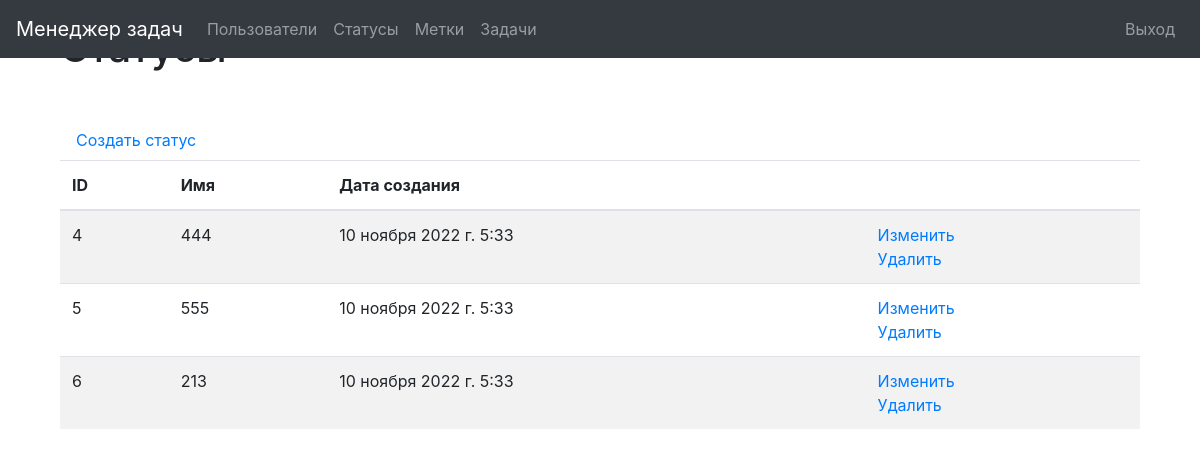
Page /statuses/ (signed in) on the earlier database version.
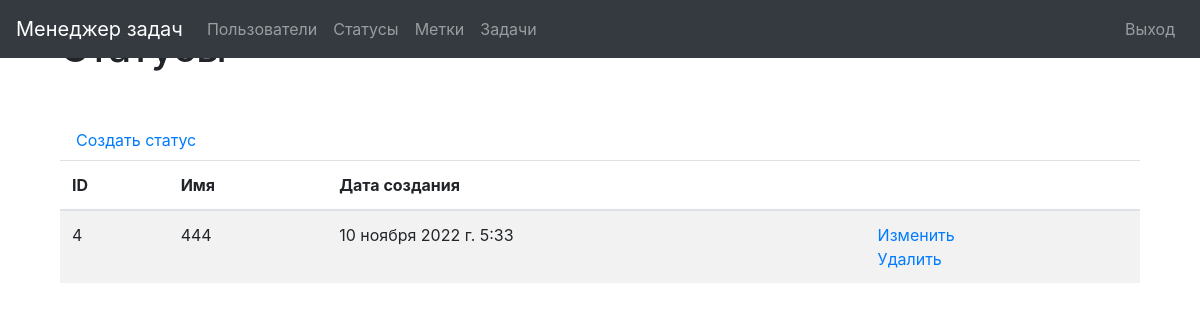
Same page on the later database version.
### task_manager/statuses/models.py (models this page shows, shortened)
class Status(models.Model):
    name = models.CharField(max_length=255, verbose_name='DefaultName')
    date_created = models.DateTimeField(auto_now_add=True)

### task_manager/statuses/views.py (the view)
# urls.py: path('', views.StatusesPage.as_view()),
class StatusesPage(MyLoginRequired, View):
    def get(self, request):
        statuses = Status.objects.all()
        template_name = 'statuses/statuses.html'
        return render(request, template_name, context={
            'statuses': statuses
        })

### task_manager/mixins.py (called while the page is built)
    def dispatch(self, request, *args, **kwargs):
        if not request.user.is_authenticated:
            messages.error(request, _("""Вы не авторизованы!
                                      Пожалуйста, выполните вход."""))
            return redirect('/login/')
        return super().dispatch(request, *args, **kwargs)

### task_manager/templates/statuses/statuses.html
{% extends 'base_auth.html' %}
{% load i18n %}
{% block content %}
<div class="container wrapper flex-grow-1">
    <h1 class="my-4">{% translate "Статусы" %} </h1>
    <br>
<a class="nav-link" href="/statuses/create/">{% translate "Создать статус" %}</a>
<table class="table table-striped">
    <thead>
      <tr>
        <th>ID</th>
        <th>{% translate "Имя" %}</th>
        <th>{% translate "Дата создания" %}</th>
        <th></th>
      </tr>
    </thead>
    <tbody>
        {% for status in statuses %}
        <tr>
            <td>{{ status.id }}</td>
            <td>{{ status.name }}</td>
            <td>{{ status.date_created }}</td>
            <td>
                <a href="{% url 'update_status' status.id %}">{% translate "Изменить" %}</a>
                <br>
                <a href="{% url 'delete_status' status.id %}">{% translate "Удалить" %}</a>
            </td>
        </tr>
        {% endfor %}
    </tbody>
</table>
</div>
{% endblock %}

Differences in the rows shown:
removed Status: id "5", name "555", date_created "10 ноября 2022 г. 5:33"
removed Status: id "6", name "213", date_created "10 ноября 2022 г. 5:33"
